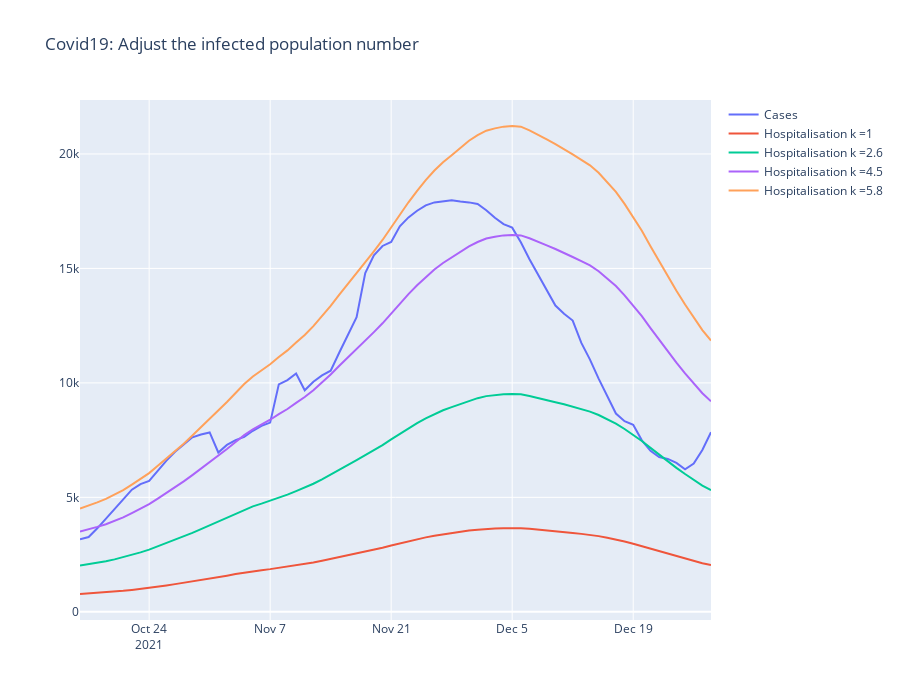

Notebook cell for this chart:
### Code cell
fig1 = go.Figure()
fig1.add_trace(go.Scatter(x=defsum_case_t0_t1_k.index, y=defsum_case_t0_t1_k["CASES"], name="Cases"))
fig1.add_trace(go.Scatter(x=defsum_hosp_t0_t1_k.index, y=defsum_hosp_t0_t1_k["TOTAL_IN"], name="Hospitalisation k =1"))
fig1.add_trace(go.Scatter(x=defsum_hosp_t0_t1_k.index, y=defsum_hosp_t0_t1_k["TOTAL_IN"]*2.6, name="Hospitalisation k =2.6"))
fig1.add_trace(go.Scatter(x=defsum_hosp_t0_t1_k.index, y=defsum_hosp_t0_t1_k["TOTAL_IN"]*4.5, name="Hospitalisation k =4.5"))
fig1.add_trace(go.Scatter(x=defsum_hosp_t0_t1_k.index, y=defsum_hosp_t0_t1_k["TOTAL_IN"]*5.8, name="Hospitalisation k =5.8"))
fig1.write_html("figures/adjusted_infected.html")
fig1.update_layout(title_text="Covid19: Adjust the infected population number", height=700)
fig1.show()
